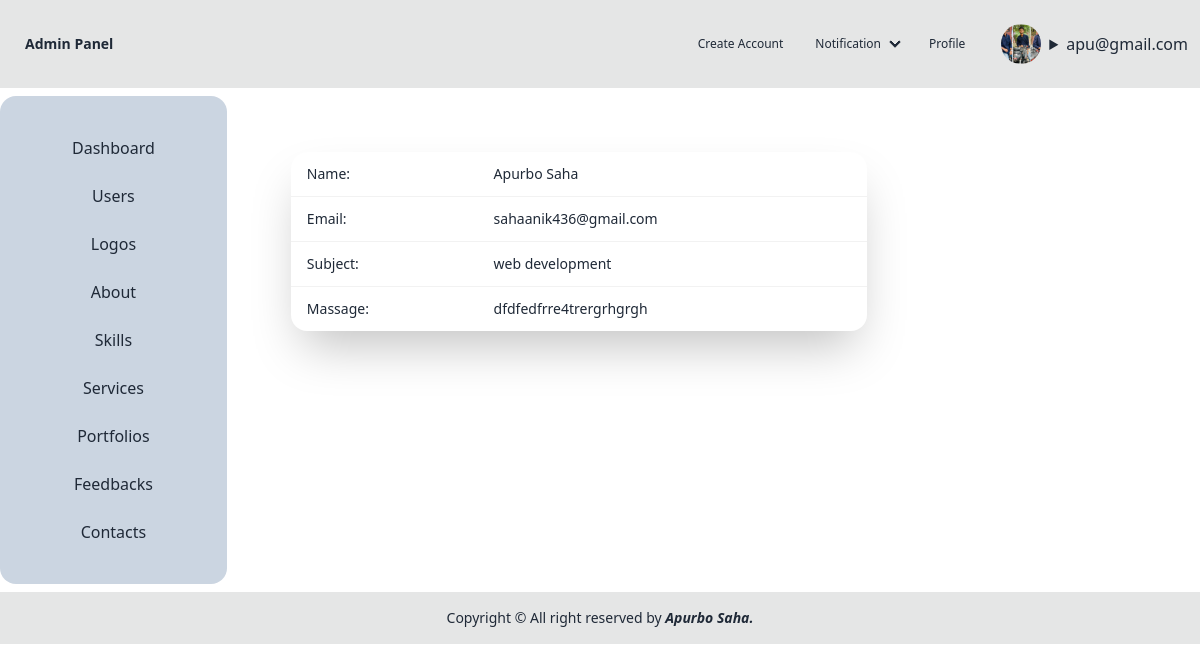
Page /view.php?id=2 (signed in) on the committed database.
### tables this page shows
CREATE TABLE `users` (
  `Id` int(11) NOT NULL,
  `Email` varchar(100) NOT NULL,
  `Password` varchar(100) NOT NULL,
  `Country` varchar(100) NOT NULL,
  `Gender` varchar(100) NOT NULL,
  `Photo` varchar(100) DEFAULT NULL,
  `Role` int(100) DEFAULT NULL
);

CREATE TABLE `contacts` (
  `Id` int(100) NOT NULL,
  `Name` varchar(100) NOT NULL,
  `Email` varchar(100) NOT NULL,
  `Subject` varchar(100) NOT NULL,
  `Massage` varchar(200) NOT NULL,
  `Status` int(100) NOT NULL DEFAULT 0
);

### view.php (the view, shortened to what this page needs)
<?php
require 'db.php';
require 'header.php';
$id = $_GET['id'];
$update = "UPDATE contacts SET Status= 1 WHERE id = $id ";
mysqli_query($db_connection, $update);
$select = "SELECT * FROM contacts WHERE id = $id";
$select_res = mysqli_query($db_connection, $select);
$after_assoc = mysqli_fetch_assoc($select_res);
?>
<!DOCTYPE html>
<html lang="en">
<head>
    <link href="https://cdn.jsdelivr.net/npm/daisyui@4.12.10/dist/full.min.css" rel="stylesheet" type="text/css" />
    <script src="https://cdn.tailwindcss.com"></script>
</head>
<body>
<div class="flex">
        <div class="flex flex-col card card-body bg-slate-300 mt-2 ">
            <div class="mx-8">
                <a href="dashboard.php" class="flex justify-center items-center p-2 link link-hover">Dashboard</a>
            </div>
            <div class="mx-8">
                <a href="users_list.php" class="flex justify-center items-center p-2 link link-hover">Users</a>
            </div>
            <div class="mx-8">
                <a href="logo.php" class="flex justify-center items-center p-2 link link-hover">Logos</a>
            </div>
            <div class="mx-8">
                <a href="about.php" class="flex justify-center items-center p-2 link link-hover">About</a>
            </div>
            <div class="mx-8">
                <a href="skill.php" class="flex justify-center items-center p-2 link link-hover">Skills</a>
            </div>
            <div class="mx-8">
                <a href="service.php" class="flex justify-center items-center p-2 link link-hover">Services</a>
            </div>
            <div class="mx-8">
                <a href="portfolio.php" class="flex justify-center items-center p-2 link link-hover">Portfolios</a>
            </div>
            <div class="mx-8">
                <a href="feedback_list.php" class="flex justify-center items-center p-2 link link-hover">Feedbacks</a>
            </div>
            <div class="mx-8">
                <a href="contact_list.php" class="flex justify-center items-center p-2 link link-hover">Contacts</a>
            </div>
        </div>
        <div class="card card-body w-full">
            <div class="card-body ">
            <div class="card bg-base-100 w-full max-w-xl shrink-0 shadow-2xl">
                <table class="table table-bordered">
                    <tr>
                        <td>Name:</td>
                        <td><?= $after_assoc['Name'] ?></td>
                    </tr>
                    <tr>
                        <td>Email:</td>
                        <td><?= $after_assoc['Email'] ?></td>
                    </tr>
                    <tr>
                        <td>Subject:</td>
                        <td><?= $after_assoc['Subject'] ?></td>
                    </tr>
                    <tr>
                        <td>Massage:</td>
                        <td><?= $after_assoc['Massage'] ?></td>
                    </tr>
                </table>
            </div>
            </div>
    </div>
</div>
</body>
</html>
<?php require 'footer.php'?>

### header.php (shortened to what this page needs)
<?php
require 'db.php';
$logged_id = $_SESSION['logged_id'];
$select_logged_user = "SELECT * FROM users WHERE Id = $logged_id";
$select_logged_user_res = mysqli_query($db_connection, $select_logged_user);
$after_assoc_logged = mysqli_fetch_assoc($select_logged_user_res);
?>
<!DOCTYPE html>
<html lang="en">
<head>
</head>
<body>
    <div class="navbar bg-base-300">
        <div class="flex-1">
            <a class="btn btn-ghost text-xl">Admin Panel</a>
        </div>
        <div class="flex-none">
            <ul class="menu menu-horizontal px-1">
                <li> <a href="register.php" class="float-right label-text-alt link link-hover ">Create Account</a></li>
                <li>
                    <details class="dropdown">
                        <summary class=""><a href="" class="label-text-alt link link-hover">Notification</a></summary>
                    </details>
                </li>
                <li><a class="label-text-alt link link-hover" href="profile.php">Profile</a></li>
            </ul>
        </div>
        <label class="label px-6">
            <?php
            if ($after_assoc_logged['Photo'] == null) { ?>
                <div class="avatar">
                    <div class="w-10 m-2 rounded-full">
                        <img src="" />
                    </div>
                </div>
            <?php } else { ?>
                <div class="avatar">
                    <div class="w-10 m-2 rounded-full">
                        <img src="/RegisterPage/uploads/<?= $after_assoc_logged['Photo'] ?>" />
                    </div>
                </div>
            <?php } ?>
            <details>
                <summary><?= $after_assoc_logged['Email'] ?></summary>
            </details>
        </label>
    </div>
</body>
</html>

### rows in the picture
users: Photo (picture), Email "apu@gmail.com"
contacts: Name "Apurbo Saha", Email "sahaanik436@gmail.com", Subject "web development", Massage "dfdfedfrre4trergrhgrgh"
